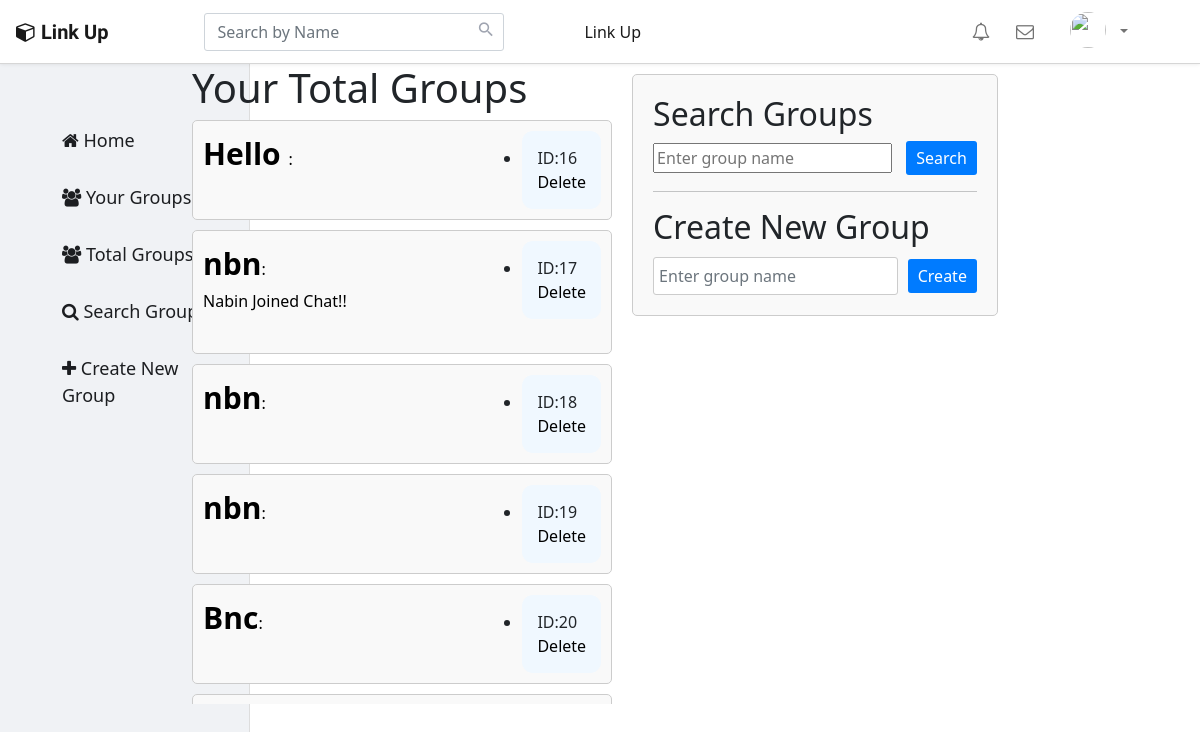
The page /groupchat/totalgroups.php on the database its author committed.
### tables this page shows
CREATE TABLE `chat_room` (
  `id` int(20) NOT NULL,
  `name` varchar(30) NOT NULL,
  `room_name` varchar(100) NOT NULL
);

### groupchat/totalgroups.php (the view, shortened to what this page needs)
<!DOCTYPE html>
<html lang="en">
<?php include '../client/nav_header.php' ?>
<link rel="stylesheet" href="../client/assets/css/landing_page.css">
<body>
  <nav class="navbar navbar-expand-sm navbar-light fixed-top ">
    <a href="../home.php" class="navbar-brand mr-3"><i class="fa fa-cube"></i><b>Link Up</b></a>
    <form class="navbar-form form-inline mr-4" style="margin-right:30px;">
      <div class="input-group search-box">
        <input type="text" id="searchText" class="form-control" placeholder="Search by Name">
        <span class="input-group-addon"><i class="material-icons">&#xE8B6;</i></span>
      </div>
    </form>
    <div id="navbarCollapse" class="collapse navbar-collapse justify-content-start ml-5">
      <div class="navbar-nav">
        <a href="#" class="nav-item nav-link active"> Link Up</a>
      </div>
      <div class="navbar-nav ml-auto mr-5">
        <a href="profile.php" class="nav-item nav-link notifications"><i class="fa fa-bell-o"></i><span class="badge"></span></a>
        <a href="final_one.php" class="nav-item nav-link messages"><i class="fa fa-envelope-o"></i><span class="badge"></span></a></a>
        <div class="nav-item dropdown">
          <a href="#" data-toggle="dropdown" class="nav-link dropdown-toggle user-action">
            <img src="../client/assets/uploads/<?= $_SESSION['p_p'] ?>" class="w-30 rounded-circle" height="36" width="36">
            <?php echo htmlspecialchars($_SESSION["username"]); ?><b class="caret"></b></a>
        </div>
      </div>
    </div>
  </nav>
  <?php
  $name = $_SESSION['name'];
  $conn = new mysqli('localhost', 'root', '', 'chat_app_db');
  ?>
  <div class="flex">
  <?php include 'sidenav.php'; ?>
    <div class="groups">
      <div>
        <h1> Your Total Groups</h1>
      </div>
      <?php
      $sql = "SELECT * FROM chat_room";
      $result = $conn->query($sql);
      if ($result->num_rows > 0) {
        while ($row = $result->fetch_assoc()) {
          $id = $row['id'];
          $room_name = $row['room_name'];
          echo "<div class='message'>
        <div class='box'>
          <a href='display.php?user_id=$id&room_name=$room_name'>
            <strong>" . $row["room_name"] . "</strong>:
          </a>";
          echo "<p> ID:" . $row["id"] . "</> <br><a href='#' class='delete-link' data-id='$id'>Delete </a> </p>";
          echo "  </div>";
          $iddd = $row['id'];
          $sqll = "SELECT name, MAX(chats) AS msg FROM `groupchat` WHERE chat_room = '$iddd' AND name = '$name'";
          $resultt = $conn->query($sqll);
          if ($resultt->num_rows > 0) {
            while ($rows = $resultt->fetch_assoc()) {
              echo "<a class='gm'>" . $rows["msg"] . "</a>";
              echo "</div>";
            }
          }
        }
      }
      ?>
    </div>
    <div class="section">
      <h2>Search Groups</h2>
      <input type="text" placeholder="Enter group name">
      <button class="search-button">Search</button>
      <hr>
      <h2>Create New Group</h2>
      <form action="index.php" method="post">
        <div class="create-form">
          <input type="text" class="form-control" name="room_name" placeholder="Enter group name">
          <button type="submit" name="submit" class="create-button">Create</button>
        </div>
      </form>
    </div>
  </div>
  <link href="https://cdn.jsdelivr.net/npm/bootstrap@5.0.2/dist/css/bootstrap.min.css" rel="stylesheet">

### client/assets/css/landing_page.css (style rules this page uses)
body { background-color: #f0f2f5 }
.form-inline { display: inline-block; }
.navbar { background: #fff; padding-left: 16px; padding-right: 16px; border-bottom: 1px solid #d6d6d6; box-shadow: 0 0 4px rgba(0,0,0,.1); height:4pc; }
.nav-link img { border-radius: 50%; width: 36px; height: 36px; margin: -8px 0; float: left; margin-right: 10px; }
.navbar .navbar-brand { color: purple; padding-left: 0; padding-right: 50px; font-family: 'Merienda One', sans-serif; }
.navbar .navbar-brand i { font-size: 20px; margin-right: 5px; }
.search-box { position: relative; }
.search-box input { box-shadow: none; padding-right: 35px; border-radius: 3px !important; }
.search-box .input-group-addon { min-width: 35px; border: none; background: transparent; position: absolute; right: 0; z-index: 9; padding: 7px; height: 100%; }
.search-box i { color: #a0a5b1; font-size: 19px; }
.navbar .nav-item i { font-size: 18px; }
.navbar a.notifications, .navbar a.messages { position: relative; margin-right: 10px; }
.navbar a.messages { margin-right: 20px; }
@media (min-width: 1200px) { .form-inline .input-group { width: 300px; margin-left: 30px; } }

### groupchat/totalgroups.php (style rules this page uses)
body { background-color: #ededed; }
.flex { display: flex; margin-top: 4pc; justify-content: center; align-items: flex-start; }
.groups { overflow: auto; height: 40pc; position: relative; width: 35%; margin-right: 10px; }
.groups h1 { position: sticky; top: 0; }
.section { margin: 10px; padding: 20px; border: 1px solid #ccc; border-radius: 5px; background-color: #f9f9f9; }
.section h2 { margin-top: 0; }
.delete-link { color: red; text-decoration: none; }
.search-form, .create-form { display: flex; align-items: center; margin-top: 10px; }
.search-form input, .create-form input { flex-grow: 1; padding: 5px; border: 1px solid #ccc; border-radius: 3px; }
.search-button, .create-button { margin-left: 10px; padding: 5px 10px; background-color: #007bff; color: #fff; border: none; border-radius: 3px; cursor: pointer; }
p { background-color: aliceblue; padding: 15px; border-radius: 11px; display: list-item; }
strong { font-size:30px; }
.box { display: flex; justify-content: space-between; }
.message { border: 1px solid #ccc; padding: 10px; margin-bottom: 10px; background-color: #f9f9f9; border-radius: 5px; }
.message p { margin: 0; font-size: 16px; }
.message a { color: black; text-decoration: none; }
.gm { position: relative; bottom:30px; color: black; }

### rows shown on the page
chat_room: room_name "Hello", id "16"
chat_room: room_name "nbn", id "17", msg "Nabin Joined Chat!!"
chat_room: room_name "nbn", id "18"
chat_room: room_name "nbn", id "19"
chat_room: room_name "Bnc", id "20"
